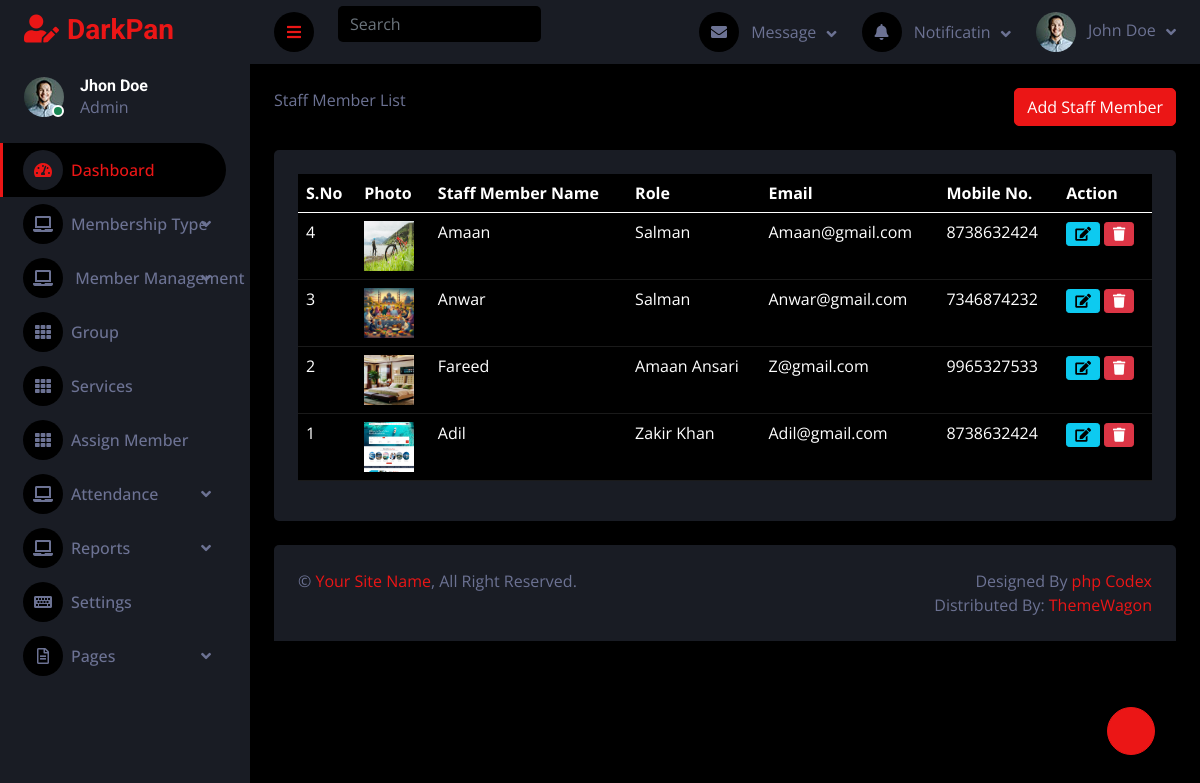
/view-staff.php (signed in), run on the app's committed database.
### tables this page shows
CREATE TABLE IF NOT EXISTS `staff_member` (
  `id` int NOT NULL AUTO_INCREMENT,
  `photo` varchar(250) DEFAULT NULL,
  `f_name` varchar(250) DEFAULT NULL,
  `l_name` varchar(250) DEFAULT NULL,
  `gender` varchar(250) DEFAULT NULL,
  `date` varchar(250) DEFAULT NULL,
  `a_role` varchar(250) DEFAULT NULL,
  `address` varchar(250) DEFAULT NULL,
  `city` varchar(250) DEFAULT NULL,
  `state` varchar(250) DEFAULT NULL,
  `phone` varchar(250) DEFAULT NULL,
  `email` varchar(250) DEFAULT NULL,
  `status` varchar(250) DEFAULT NULL,
  PRIMARY KEY (`id`)
);

### view-staff.php (the view, shortened to what this page needs)
<?php include "common/header.php";?>
<div class="container-fluid pt-4 px-4">
                <div class="row g-4">
                        <div class="clearfix">
  <span class="float-start">Staff Member List</span>
  <span> <a href="add-staffmember.php" <button type="button" class="btn btn-primary float-end">Add Staff Member</button></a></span>
</div>
<div class="col-sm-12">
                        <div class="bg-secondary rounded h-100 p-4">
                            <table class="table table-dark">
                                <thead>
                                    <tr>
                                        <th scope="col">S.No</th>
                                        <th scope="col"> Photo</th>
                                        <th scope="col">Staff Member Name</th>
                                        <th scope="col">Role</th>
                                        <th scope="col">Email</th>
                                        <th scope="col">Mobile No.</th>
                                         <th scope="col">Action</th>
                                    </tr>
                                </thead>
                              <tbody>
          <?php
 $sql = mysqli_query($conn, "SELECT * FROM `staff_member` order by id desc");
                   while ($row = mysqli_fetch_assoc($sql)) {
                       echo "<tr>
                               <td>{$row['id']}</td>
                               <td><img src=\"{$row['photo']}\" width=\"50px\" height=\" 50px\" alt=\"\"></td>
                               <td>{$row['f_name']}</td>
                               <td>{$row['a_role']}</td>
                              <td>{$row['email']}</td>
                               <td>{$row['phone']}</td>
                               <td><a class='btn btn-sm btn-info' href='view-staff.php?id={$row['id']}'><i class='fa fa-edit'></i></a>
                   <a class='btn btn-sm btn-danger' href='delete_staffmember.php?id={$row['id']}'><i class='fa fa-trash'></i></a></td>
                             </tr>";
                   }
                   ?>
                              </tbody>
                            </table>
                        </div>
                    </div>
                </div>
                </div>
<?php include "common/footer.php";?>

### css/style.css (style rules this page uses)
.btn { transition: .5s; }

### data on the page
staff_member: id "4", photo (picture), f_name "Amaan", a_role "Salman", email "Amaan@gmail.com", phone "8738632424"
staff_member: id "3", photo (picture), f_name "Anwar", a_role "Salman", email "Anwar@gmail.com", phone "7346874232"
staff_member: id "2", photo (picture), f_name "Fareed", a_role "Amaan Ansari", email "Z@gmail.com", phone "9965327533"
staff_member: id "1", photo (picture), f_name "Adil", a_role "Zakir Khan", email "Adil@gmail.com", phone "8738632424"
